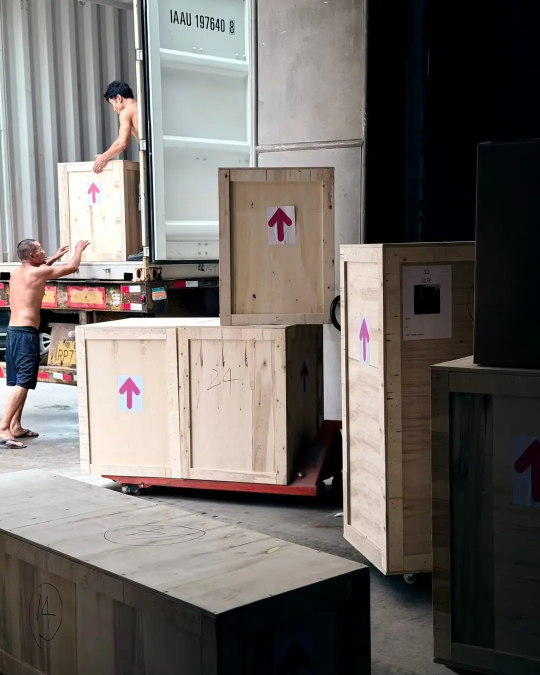
#> input picture images/container-crate-loading-1080.webp, 1080 x 1350 px (shown at 1/2 size); its folder holds only this picture in this run
$ python optimize_images.py ../images/container-crate-loading-1080.webp
#> lines starting #> are read from the running program, lines starting #| are printed output that depends on the picture
"""Turn source photos into web-ready responsive WebP for this site.

This is the tool to use for the real photography (factory floor, inspection,
loaded containers, showroom). It handles the things that actually cause
problems with photos:
  - EXIF rotation (phone photos are often stored sideways with an orientation
    flag; without exif_transpose they render rotated on the web)
  - EXIF stripping (removes GPS coordinates and camera serials - a real
    privacy leak on photos shot inside suppliers' factories)
  - resizing to the widths the markup actually uses, so pages stay light
  - centre-cropping to a single 4:5 ratio, so gallery rails line up

Usage
    python3 tools/optimize_images.py ~/Pictures/factory-shots --name factory-audit
    python3 tools/optimize_images.py photo.jpg --name qc-inspection
    python3 tools/optimize_images.py ~/Photos --out images/ --widths 640,1280

Then reference it with the markup pattern printed at the end (or copy the
pattern from tools/IMAGE-GUIDE.md).
"""
import argparse, os, sys, glob
from PIL import Image, ImageOps

WIDTHS = [540, 1080]
# Quality 72, not the 84 that suited the flat-colour stat cards. Real
# photography of a showroom has gradients, shadow noise and high-frequency
# chair frames, where WebP needs to spend a lot of bits; at 84 this folder of
# 18 photos came out LARGER than the source JPEGs (2876 KB -> 3161 KB). At 72
# it is 2155 KB and visually indistinguishable at these sizes.
QUALITY = 72
EXTS = ('*.jpg', '*.jpeg', '*.png', '*.webp', '*.tif', '*.tiff', '*.heic')

# Every image on this site is 4:5. Source photos arrive at all sorts of
# ratios (the last batch spanned 0.57 to 0.85) and because the galleries are
# horizontal scroll rails with fixed-width cards, mixed ratios leave the cards
# with ragged bottoms. 4:5 is the existing stat-card format, so normalising to
# it makes the photo rail and the stat rail above it read as one set.
ASPECT = (4, 5)


def crop_to_aspect(im, anchor=0.5):
    """Centre-crop to ASPECT. anchor is the fraction of the excess height
    kept above the window: 0.5 centred, lower biases up, higher biases down."""
    w, h = im.size
    target = ASPECT[0] / ASPECT[1]
    if w / h > target:                       # too wide -> trim the sides
        nw = round(h * target)
        x = (w - nw) // 2
        im = im.crop((x, 0, x + nw, h))
    elif w / h < target:                     # too tall -> trim top/bottom
        nh = round(w / target)
        top = max(0, min(h - nh, round((h - nh) * anchor)))
        im = im.crop((0, top, w, top + nh))
    return im

def collect(src):
    if os.path.isfile(src):
        return [src]
    out = []
    for e in EXTS:
        out += sorted(glob.glob(os.path.join(src, '**', e), recursive=True))
        out += sorted(glob.glob(os.path.join(src, '**', e.upper()), recursive=True))
    seen, uniq = set(), []
    for p in out:
        if p not in seen:
            seen.add(p); uniq.append(p)
    return uniq

def slug(name):
    return ''.join(c if c.isalnum() or c in '-_' else '-' for c in name.lower()).strip('-')

def main():
    ap = argparse.ArgumentParser()
    ap.add_argument('source', help='image file or directory of images')
    ap.add_argument('--out', default='images', help='output directory (default: images)')
    ap.add_argument('--widths', default=','.join(map(str, WIDTHS)))
    ap.add_argument('--quality', type=int, default=QUALITY)
    ap.add_argument('--name', help='base filename for a single source image')
    ap.add_argument('--no-crop', action='store_true',
                    help='keep the source ratio instead of normalising to %d:%d'
                         % ASPECT)
    ap.add_argument('--anchor', type=float, default=0.5,
                    help='vertical crop bias for tall sources: 0.5 centred, '
                         '0.35 keeps the top (portrait shots), 0.65 keeps the '
                         'bottom (warehouse stacks). Default 0.5')
    a = ap.parse_args()

    widths = [int(w) for w in a.widths.split(',') if w.strip()]
    srcs = collect(a.source)
    if not srcs:
        sys.exit('No images found in %s' % a.source)
    os.makedirs(a.out, exist_ok=True)

    print('%-40s %8s %10s  %s' % ('output', 'width', 'size', 'vs source'))
    print('-' * 82)
    before_total = after_total = 0
    emitted = []
    for p in srcs:
        try:
            im = Image.open(p)
#> im is the input picture: PIL image 1080x1350 RGB; mean R, G, B 110.7, 105.2, 101.2
            im = ImageOps.exif_transpose(im)          # honour phone orientation
            if im.mode not in ('RGB', 'RGBA'):
                im = im.convert('RGB')
            elif im.mode == 'RGBA':
                im = im.convert('RGB')                 # WebP on-page; no alpha needed
        except Exception as e:
            print('  SKIP %-36s %s' % (os.path.basename(p), e))
            continue
        base = slug(a.name or os.path.splitext(os.path.basename(p))[0])
        if not a.no_crop:
            im = crop_to_aspect(im, a.anchor)      # normalise to 4:5
        before = os.path.getsize(p); before_total += before
        for w in sorted(widths):
            if w > im.size[0]:
                out_w = im.size[0]
            else:
                out_w = w
            h = round(im.size[1] * out_w / im.size[0])
            r = im if out_w == im.size[0] else im.resize((out_w, h), Image.LANCZOS)
            dest = os.path.join(a.out, '%s-%d.webp' % (base, w))
            r.save(dest, 'WEBP', quality=a.quality, method=6)  # no exif= => metadata stripped
            sz = os.path.getsize(dest); after_total += sz
            pct = ('-%.0f%%' % (100 - 100 * sz / before)) if before else ''
            print('%-40s %8d %9.1fK  %7s' % (dest, out_w, sz / 1024, pct))
            emitted.append((dest, out_w, h))
#> this loop made 2 passes
#> pass 1, in main, `r = im if out_w == im.size[0] else im.resize((out_w, h), Image.LANCZOS)`:
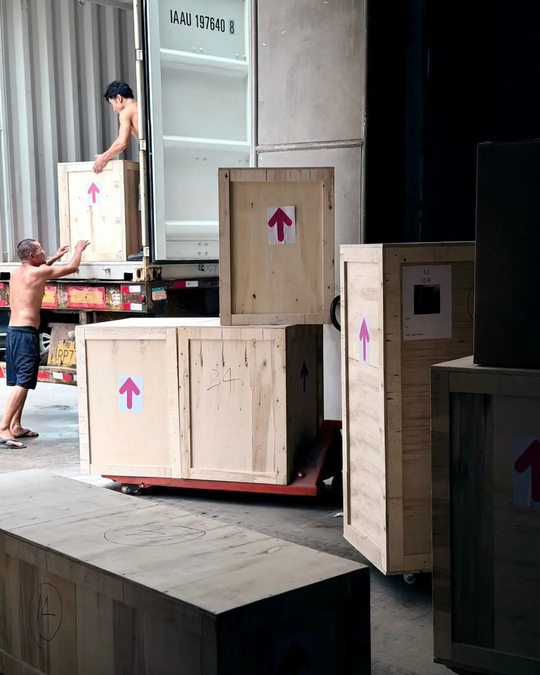
#> r: PIL image 540x675 RGB; mean R, G, B 110.7, 105.2, 101.2
#> after the loop, after_total = 82342; emitted = 2 items

    print('\ntotal: %.1f KB -> %.1f KB' % (before_total / 1024, after_total / 1024))
#| total: 63.6 KB -> 80.4 KB
    print('\n--- markup pattern (set alt text to describe the photo) ---')
    if emitted:
        big = max(emitted, key=lambda t: t[1])
        base = os.path.relpath(big[0]).rsplit('-', 1)[0]
#> base = 'images/container-crate-loading-1080'
        if base.startswith('..'):          # --out pointed outside the project
            base = os.path.abspath(big[0]).rsplit('-', 1)[0]
        print('''<img src="%s-%d.webp"
     srcset="%s"
     sizes="(max-width:760px) 92vw, 560px"
     width="%d" height="%d" loading="lazy" decoding="async"
     style="width:100%%;height:auto;aspect-ratio:%d/%d;object-fit:cover;display:block;"
     alt="Describe the photo for someone who cannot see it">'''
              % (base, min(widths),
                 ', '.join('%s-%d.webp %dw' % (base, x, x) for x in sorted(widths)),
                 big[1], big[2], ASPECT[0], ASPECT[1]))
#| <img src="images/container-crate-loading-1080-540.webp"
#|      srcset="images/container-crate-loading-1080-540.webp 540w, images/container-crate-loading-1080-1080.webp 1080w"
#|      sizes="(max-width:760px) 92vw, 560px"
#|      width="1080" height="1350" loading="lazy" decoding="async"
#|      style="width:100%;height:auto;aspect-ratio:4/5;object-fit:cover;display:block;"
#|      alt="Describe the photo for someone who cannot see it">
    print('\nEvery image needs a real alt text. Decorative only? Use alt="".')

if __name__ == '__main__':
    main()

$ run again, on images/product-home-office-1080.webp
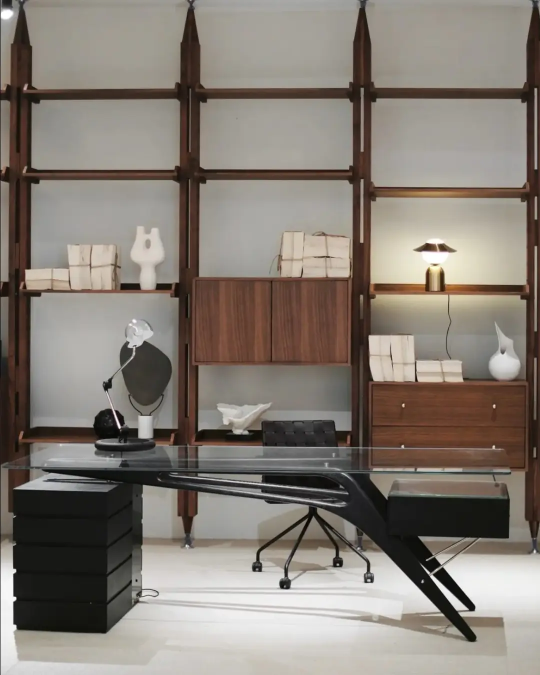
#> input picture images/product-home-office-1080.webp, 1080 x 1350 px (shown at 1/2 size)
#> in main, im is the input picture: PIL image 1080x1350 RGB; mean R, G, B 133.3, 125.2, 116.9
#> the loop in main, `for w in sorted(widths):` made 2 passes
#> pass 1, in main, `r = im if out_w == im.size[0] else im.resize((out_w, h), Image.LANCZOS)`:
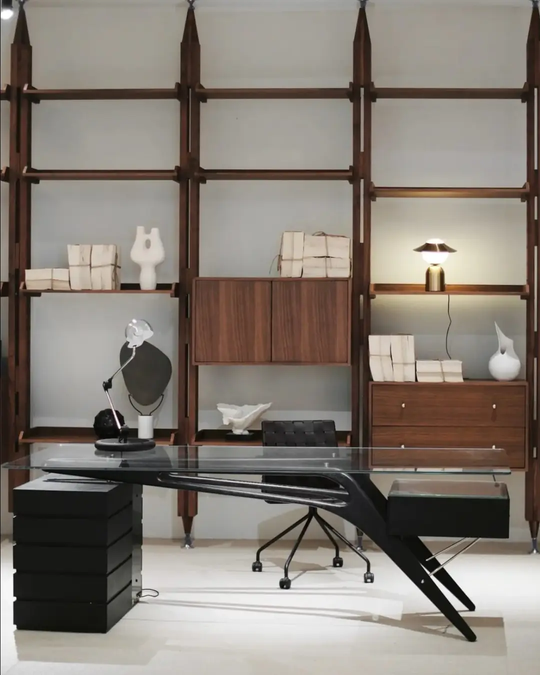
#> r: PIL image 540x675 RGB; mean R, G, B 133.3, 125.2, 116.9
#> after the loop in main, `for w in sorted(widths):`: after_total = 54284; emitted = 2 items
#| total: 38.3 KB -> 53.0 KB
#> base = 'images/product-home-office-1080'
#| <img src="images/product-home-office-1080-540.webp"
#|      srcset="images/product-home-office-1080-540.webp 540w, images/product-home-office-1080-1080.webp 1080w"
#|      sizes="(max-width:760px) 92vw, 560px"
#|      width="1080" height="1350" loading="lazy" decoding="async"
#|      style="width:100%;height:auto;aspect-ratio:4/5;object-fit:cover;display:block;"
#|      alt="Describe the photo for someone who cannot see it">

$ run again, on images/product-leather-sofa-1080.webp
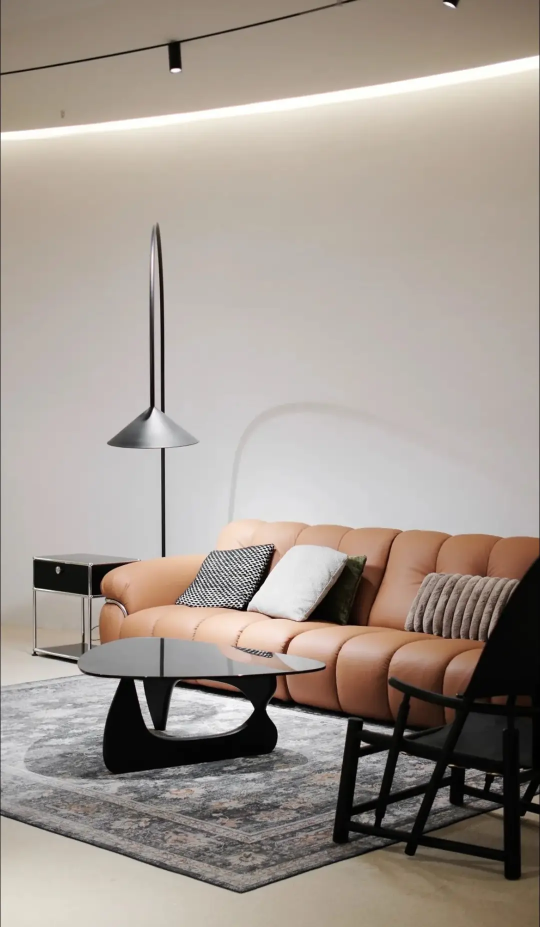
#> input picture images/product-leather-sofa-1080.webp, 1080 x 1854 px (shown at 1/2 size)
#> in main, im is the input picture: PIL image 1080x1854 RGB; mean R, G, B 162.7, 153, 144.7
#> in crop_to_aspect, `im = im.crop((0, top, w, top + nh))`:
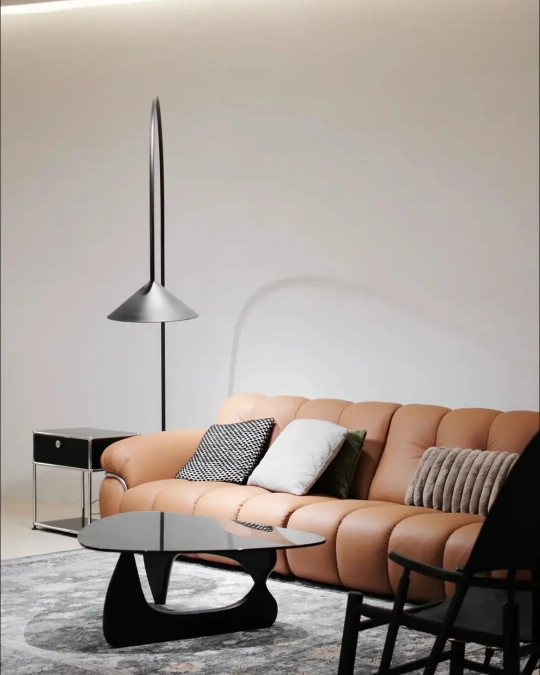
#> im: PIL image 1080x1350 RGB (shown at 1/2 size); mean R, G, B 166.1, 156.6, 149.9
#> the loop in main, `for w in sorted(widths):` made 2 passes
#> pass 1, in main, `r = im if out_w == im.size[0] else im.resize((out_w, h), Image.LANCZOS)`:
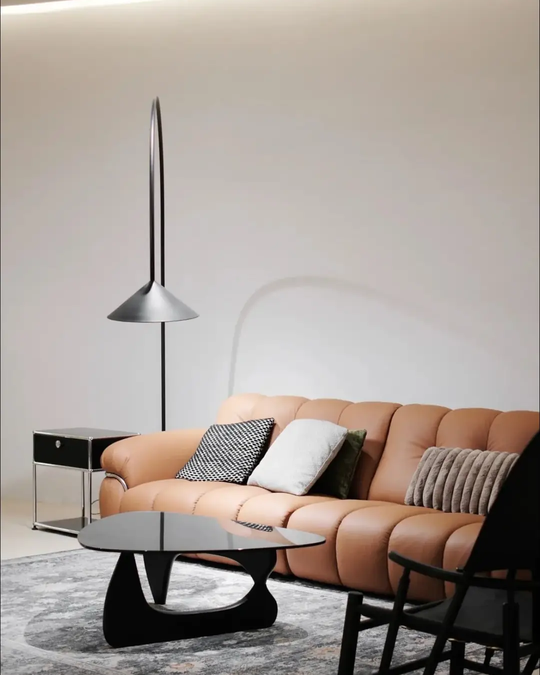
#> r: PIL image 540x675 RGB; mean R, G, B 166.2, 156.7, 150
#> after the loop in main, `for w in sorted(widths):`: after_total = 61910; emitted = 2 items
#| total: 63.4 KB -> 60.5 KB
#> base = 'images/product-leather-sofa-1080'
#| <img src="images/product-leather-sofa-1080-540.webp"
#|      srcset="images/product-leather-sofa-1080-540.webp 540w, images/product-leather-sofa-1080-1080.webp 1080w"
#|      sizes="(max-width:760px) 92vw, 560px"
#|      width="1080" height="1350" loading="lazy" decoding="async"
#|      style="width:100%;height:auto;aspect-ratio:4/5;object-fit:cover;display:block;"
#|      alt="Describe the photo for someone who cannot see it">
